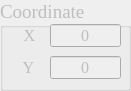
   <widget class="QGroupBox" name="groupBox_5">
    <property name="enabled">
     <bool>false</bool>
    </property>
    <property name="geometry">
     <rect>
      <x>336</x>
      <y>513</y>
      <width>131</width>
      <height>91</height>
     </rect>
    </property>
    <property name="font">
     <font>
      <family>Times New Roman</family>
      <pointsize>14</pointsize>
     </font>
    </property>
    <property name="title">
     <string>Coordinate</string>
    </property>
    <widget class="QLineEdit" name="x_coordinate">
     <property name="geometry">
      <rect>
       <x>50</x>
       <y>24</y>
       <width>71</width>
       <height>23</height>
      </rect>
     </property>
     <property name="sizePolicy">
      <sizepolicy hsizetype="Minimum" vsizetype="Minimum">
       <horstretch>0</horstretch>
       <verstretch>0</verstretch>
      </sizepolicy>
     </property>
     <property name="minimumSize">
      <size>
       <width>0</width>
       <height>20</height>
      </size>
     </property>
     <property name="font">
      <font>
       <family>Times New Roman</family>
       <pointsize>12</pointsize>
      </font>
     </property>
     <property name="styleSheet">
      <string notr="true"/>
     </property>
     <property name="text">
      <string>0</string>
     </property>
     <property name="alignment">
      <set>Qt::AlignCenter</set>
     </property>
    </widget>
    <widget class="QLineEdit" name="y_coordinate">
     <property name="geometry">
      <rect>
       <x>50</x>
       <y>56</y>
       <width>71</width>
       <height>23</height>
      </rect>
     </property>
     <property name="sizePolicy">
      <sizepolicy hsizetype="Minimum" vsizetype="Minimum">
       <horstretch>0</horstretch>
       <verstretch>0</verstretch>
      </sizepolicy>
     </property>
     <property name="minimumSize">
      <size>
       <width>0</width>
       <height>20</height>
      </size>
     </property>
     <property name="font">
      <font>
       <family>Times New Roman</family>
       <pointsize>12</pointsize>
      </font>
     </property>
     <property name="styleSheet">
      <string notr="true"/>
     </property>
     <property name="text">
      <string>0</string>
     </property>
     <property name="alignment">
      <set>Qt::AlignCenter</set>
     </property>
    </widget>
    <widget class="QLabel" name="label_11">
     <property name="geometry">
      <rect>
       <x>9</x>
       <y>25</y>
       <width>41</width>
       <height>21</height>
      </rect>
     </property>
     <property name="sizePolicy">
      <sizepolicy hsizetype="Minimum" vsizetype="Minimum">
       <horstretch>0</horstretch>
       <verstretch>0</verstretch>
      </sizepolicy>
     </property>
     <property name="minimumSize">
      <size>
       <width>0</width>
       <height>0</height>
      </size>
     </property>
     <property name="font">
      <font>
       <family>Times New Roman</family>
       <pointsize>12</pointsize>
      </font>
     </property>
     <property name="text">
      <string>X</string>
     </property>
     <property name="alignment">
      <set>Qt::AlignCenter</set>
     </property>
    </widget>
    <widget class="QLabel" name="label_12">
     <property name="geometry">
      <rect>
       <x>8</x>
       <y>57</y>
       <width>41</width>
       <height>21</height>
      </rect>
     </property>
     <property name="sizePolicy">
      <sizepolicy hsizetype="Minimum" vsizetype="Minimum">
       <horstretch>0</horstretch>
       <verstretch>0</verstretch>
      </sizepolicy>
     </property>
     <property name="minimumSize">
      <size>
       <width>0</width>
       <height>0</height>
      </size>
     </property>
     <property name="font">
      <font>
       <family>Times New Roman</family>
       <pointsize>12</pointsize>
      </font>
     </property>
     <property name="text">
      <string>Y</string>
     </property>
     <property name="alignment">
      <set>Qt::AlignCenter</set>
     </property>
    </widget>
   </widget>
